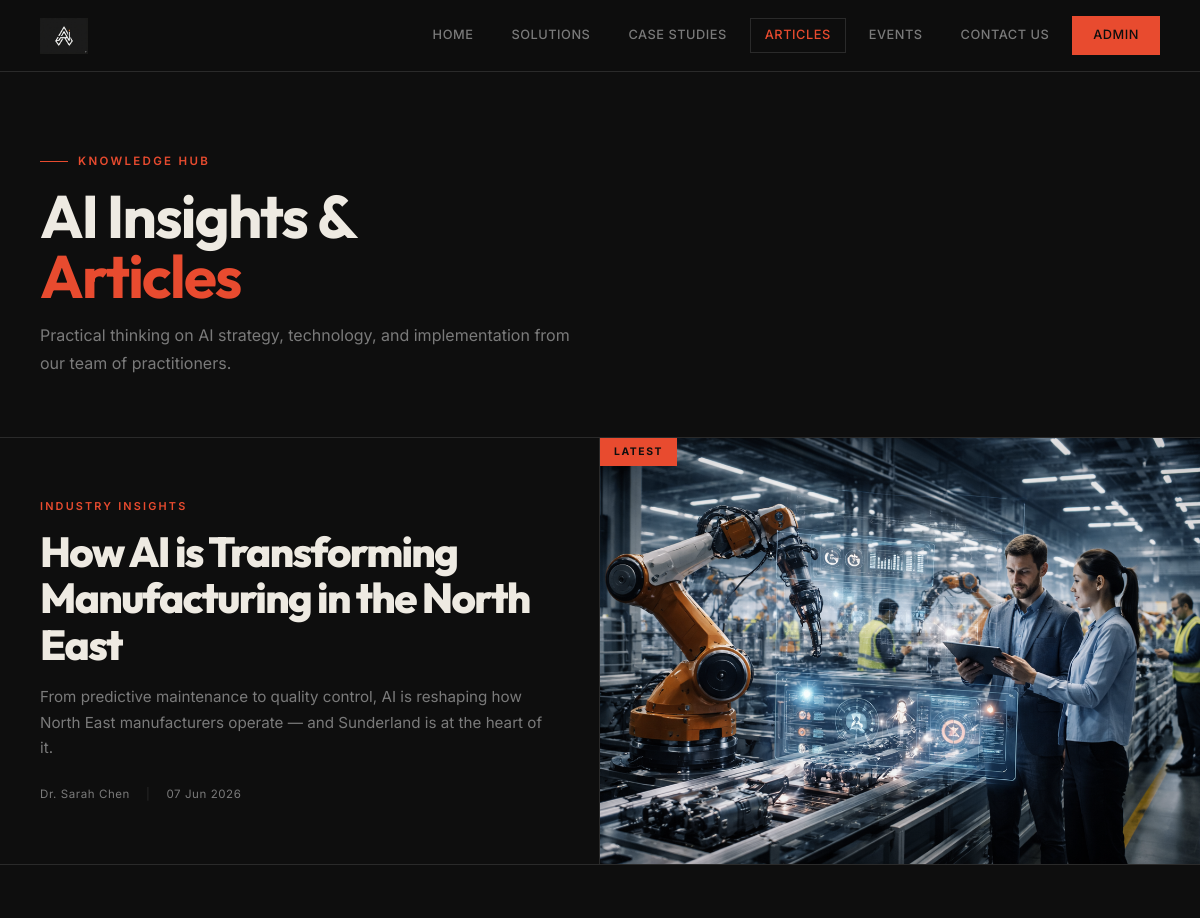
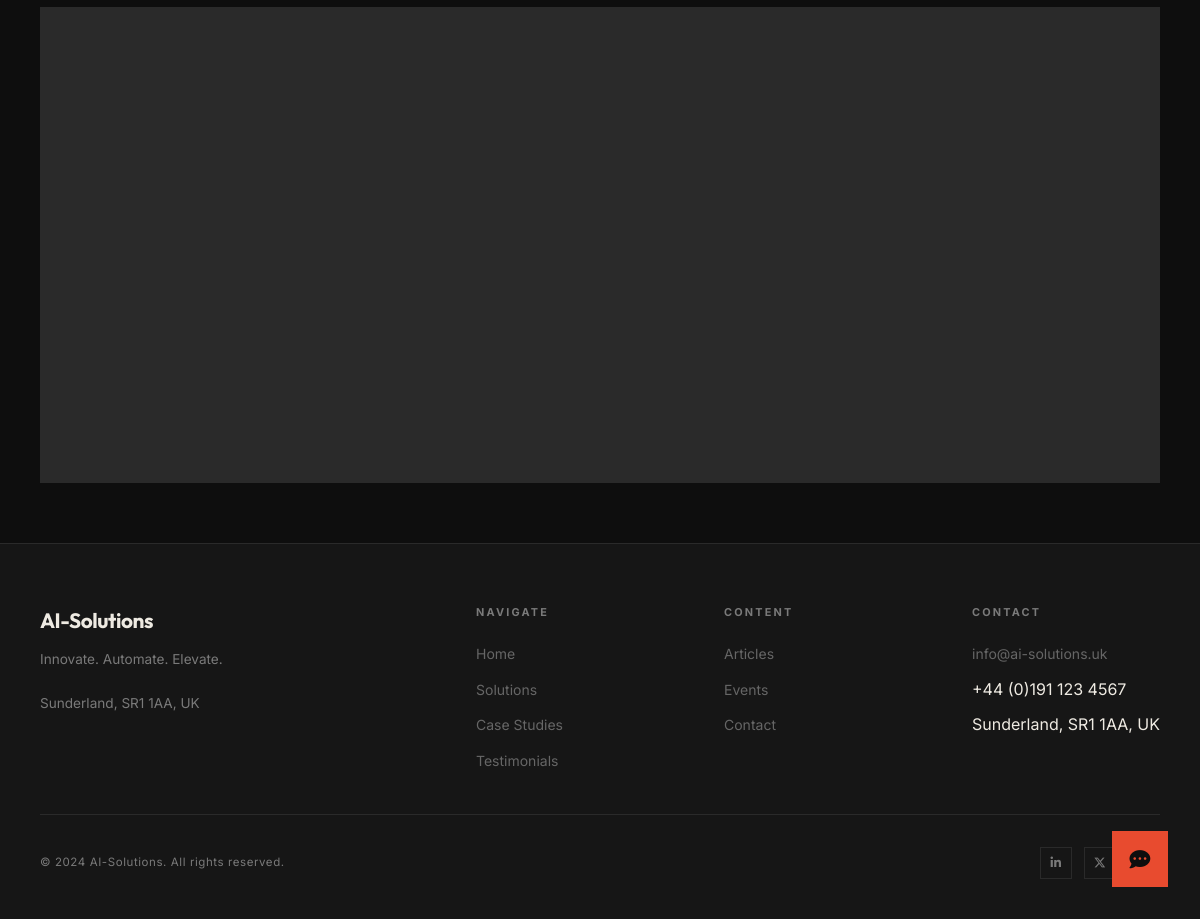
The page /articles on the database its author committed (2 pictures, top to bottom).
### models.py (models this page shows)
class SiteSettings(db.Model):
    __tablename__ = 'site_settings'
    id = db.Column(db.Integer, primary_key=True)
    company_logo = db.Column(db.String(300), nullable=True)
    company_name = db.Column(db.String(200), default='AI-Solutions')
    tagline = db.Column(db.String(500))
    address = db.Column(db.String(300))
    email = db.Column(db.String(120))
    phone = db.Column(db.String(50))
    linkedin_url = db.Column(db.String(300), nullable=True)
    twitter_url = db.Column(db.String(300), nullable=True)
    facebook_url = db.Column(db.String(300), nullable=True)
    instagram_url = db.Column(db.String(300), nullable=True)
    github_url = db.Column(db.String(300), nullable=True)

class Article(db.Model):
    __tablename__ = 'article'
    id = db.Column(db.Integer, primary_key=True)
    title = db.Column(db.String(200), nullable=False)
    excerpt = db.Column(db.String(500))
    body = db.Column(db.Text)
    category = db.Column(db.String(100))
    cover_image = db.Column(db.String(300), nullable=True)
    author = db.Column(db.String(100), default='AI-Solutions Team')
    published_at = db.Column(db.DateTime, default=datetime.utcnow)
    is_published = db.Column(db.Boolean, default=True)

### app.py (the view)
@app.route('/articles')
def articles():
    articles = Article.query.filter_by(is_published=True).order_by(desc(Article.published_at)).all()
    return render_template('articles.html', articles=articles)

### app.py (called while the page is built)
@app.context_processor
def inject_settings():
    settings = db.session.get(SiteSettings, 1)
    if not settings:
        settings = SiteSettings(id=1, company_name='AI-Solutions')
    return dict(settings=settings)

### templates/articles.html (shortened to what this page needs)
{% extends "base.html" %}
{% block content %}
<div class="page-hero">
  <div class="page-label">Knowledge Hub</div>
  <h1>AI Insights &<br><span style="color:var(--acc)">Articles</span></h1>
  <p>Practical thinking on AI strategy, technology, and implementation from our team of practitioners.</p>
</div>
{% if articles %}
{% set feat = articles[0] %}
<div style="border-bottom:1px solid var(--bdr);">
  <div style="max-width:1280px; margin:0 auto;">
    <a href="{{ url_for('article_detail', id=feat.id) }}" style="display:grid; grid-template-columns:1fr 1fr; text-decoration:none; min-height:400px;">
      <div style="padding:60px 40px; display:flex; flex-direction:column; justify-content:flex-end; border-right:1px solid var(--bdr);">
        <div style="margin-top:auto;">
          {% if feat.category %}<div class="article-category" style="margin-bottom:14px;">{{ feat.category }}</div>{% endif %}
          <h2 style="font-family:var(--font-display); font-size:clamp(1.8rem,3.5vw,2.8rem); font-weight:800; letter-spacing:-0.04em; line-height:1.1; color:var(--fg); margin-bottom:16px;">{{ feat.title }}</h2>
          {% if feat.excerpt %}<p style="font-size:0.95rem; color:var(--muted); line-height:1.7; margin-bottom:24px;">{{ feat.excerpt }}</p>{% endif %}
          <div style="display:flex; align-items:center; gap:16px; font-size:0.72rem; color:var(--muted); letter-spacing:0.05em;">
            <span>{{ feat.author }}</span>
            <span style="color:var(--bdr)">|</span>
            <span>{{ feat.published_at.strftime('%d %b %Y') }}</span>
          </div>
        </div>
      </div>
      <div style="overflow:hidden; position:relative; min-height:400px;">
        {% if feat.cover_image %}
          <img src="{{ url_for('static', filename=feat.cover_image) }}" alt="{{ feat.title }}"
               style="width:100%; height:100%; object-fit:cover; position:absolute; inset:0; filter:grayscale(20%);">
        {% else %}
          <div style="width:100%; height:100%; background:var(--sur); display:flex; align-items:center; justify-content:center; position:absolute; inset:0;">
            <i class="fas fa-newspaper" style="font-size:6rem; color:var(--fg); opacity:0.05;"></i>
          </div>
        {% endif %}
        <div style="position:absolute; top:0; left:0; background:var(--acc); color:var(--bg); font-size:0.65rem; font-weight:700; letter-spacing:0.15em; text-transform:uppercase; padding:6px 14px;">
          Latest
        </div>
      </div>
    </a>
  </div>
</div>
{% if articles|length > 1 %}
<div style="max-width:1280px; margin:0 auto; padding:60px 40px;">
  <div class="grid-3">
  </div>
</div>
{% endif %}
{% else %}
<div style="max-width:1280px; margin:0 auto; padding:100px 40px; text-align:center; color:var(--muted);">
  <i class="fas fa-newspaper" style="font-size:3rem; opacity:0.2; display:block; margin-bottom:16px;"></i>
  <p>No articles published yet.</p>
</div>
{% endif %}
{% endblock %}

### templates/base.html (shortened to what this page needs)
<!DOCTYPE html>
<html lang="en">
<head>
  <link rel="stylesheet" href="https://cdnjs.cloudflare.com/ajax/libs/font-awesome/6.5.0/css/all.min.css">
  <link rel="stylesheet" href="{{ url_for('static', filename='css/style.css') }}">
</head>
<body>
<nav class="navbar">
  <a href="{{ url_for('index') }}" class="nav-logo">
    {% if settings and settings.company_logo %}
      <img src="{{ url_for('static', filename=settings.company_logo) }}" alt="{{ settings.company_name }}">
    {% else %}
      <span class="logo-dot"></span>
      <span>{{ settings.company_name if settings else 'AI-Solutions' }}</span>
    {% endif %}
  </a>
  <div class="nav-links" id="nav-links">
    <a href="{{ url_for('index') }}" class="{{ 'active' if request.endpoint == 'index' }}">Home</a>
    <a href="{{ url_for('solutions') }}" class="{{ 'active' if request.endpoint == 'solutions' }}">Solutions</a>
    <a href="{{ url_for('case_studies') }}" class="{{ 'active' if request.endpoint == 'case_studies' }}">Case Studies</a>
    <a href="{{ url_for('articles') }}" class="{{ 'active' if request.endpoint in ['articles','article_detail'] }}">Articles</a>
    <a href="{{ url_for('events') }}" class="{{ 'active' if request.endpoint == 'events' }}">Events</a>
    <a href="{{ url_for('contact') }}" class="{{ 'active' if request.endpoint == 'contact' }}">Contact Us</a>
    <a href="{{ url_for('admin_login') }}" class="nav-cta">Admin</a>
  </div>
</nav>
<div class="page-wrapper">
  {% block content %}{% endblock %}
</div>
<footer class="footer">
  <div class="footer-inner">
    <div class="footer-top">
      <div>
        <div class="footer-brand">{{ settings.company_name if settings else 'AI-Solutions' }}</div>
        <p class="footer-tagline">{{ settings.tagline if settings else 'Innovate. Automate. Elevate.' }}<br><br>{{ settings.address if settings else 'Sunderland, UK' }}</p>
      </div>
      <div>
        <div class="footer-col-title">Navigate</div>
        <ul class="footer-links">
          <li><a href="{{ url_for('index') }}">Home</a></li>
          <li><a href="{{ url_for('solutions') }}">Solutions</a></li>
          <li><a href="{{ url_for('case_studies') }}">Case Studies</a></li>
          <li><a href="{{ url_for('testimonials') }}">Testimonials</a></li>
        </ul>
      </div>
      <div>
        <div class="footer-col-title">Content</div>
        <ul class="footer-links">
          <li><a href="{{ url_for('articles') }}">Articles</a></li>
          <li><a href="{{ url_for('events') }}">Events</a></li>
          <li><a href="{{ url_for('contact') }}">Contact</a></li>
        </ul>
      </div>
      <div>
        <div class="footer-col-title">Contact</div>
        <ul class="footer-links">
          {% if settings and settings.email %}<li><a href="mailto:{{ settings.email }}">{{ settings.email }}</a></li>{% endif %}
          {% if settings and settings.phone %}<li>{{ settings.phone }}</li>{% endif %}
          {% if settings and settings.address %}<li>{{ settings.address }}</li>{% endif %}
        </ul>
      </div>
    </div>
    <div class="footer-bottom">
      <span>&copy; {{ now().year if now is defined else '2024' }} {{ settings.company_name if settings else 'AI-Solutions' }}. All rights reserved.</span>
      <div class="footer-social">
        {% if settings and settings.linkedin_url %}<a href="{{ settings.linkedin_url }}" target="_blank"><i class="fab fa-linkedin-in"></i></a>{% endif %}
        {% if settings and settings.twitter_url %}<a href="{{ settings.twitter_url }}" target="_blank"><i class="fab fa-x-twitter"></i></a>{% endif %}
        {% if settings and settings.github_url %}<a href="{{ settings.github_url }}" target="_blank"></a>{% endif %}
      </div>
    </div>
  </div>
</footer>
<button class="chatbot-btn" id="chatbot-btn" aria-label="Open chat">
  <i class="fas fa-comment-dots"></i>
</button>
</body>
</html>

### rows shown on the page
SiteSettings: company_logo (picture), company_name "AI-Solutions", tagline "Innovate. Automate. Elevate.", address "Sunderland, SR1 1AA, UK", email "info@ai-solutions.uk", phone "+44 (0)191 123 4567"
Article: category "INDUSTRY INSIGHTS", title "How AI is Transforming Manufacturing in the North East", excerpt "From predictive maintenance to quality control, AI is reshaping how North East manufacturers operate — and Sunderland is at the heart of it.", author "Dr. Sarah Chen", published_at "07 Jun 2026", cover_image (picture)
